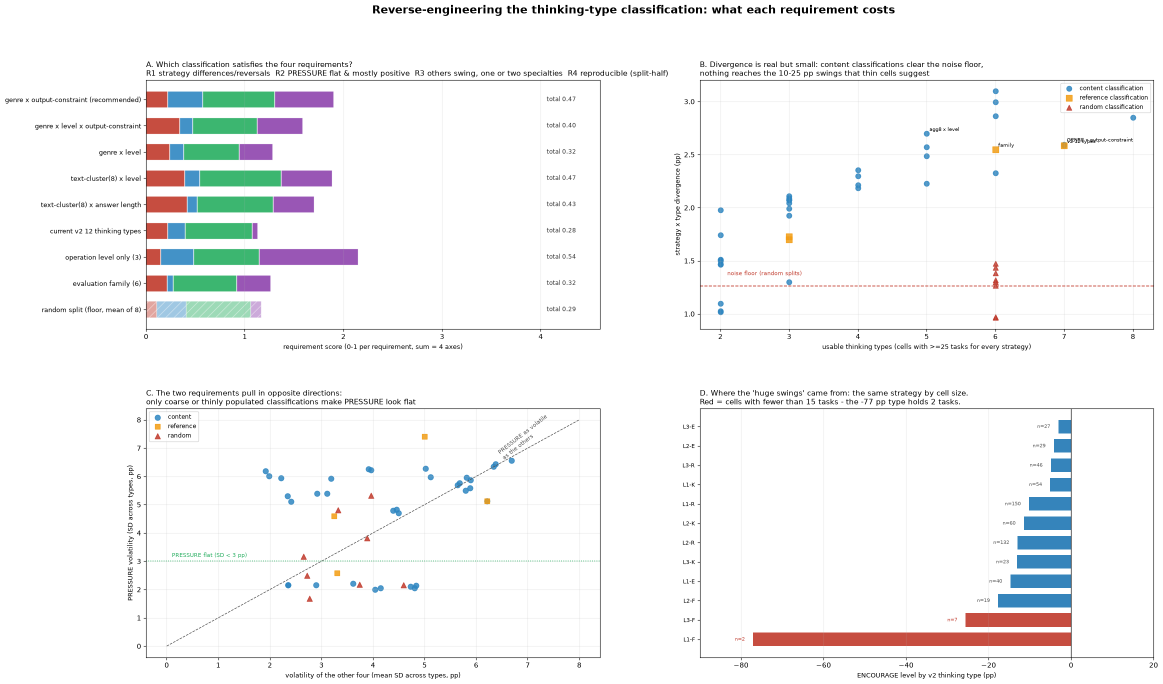
#> input picture thinking_type_scenarios/taxonomy_search/figs/figA_spec.png, 2326 x 1368 px, found by its file name (shown at 1/2 size)
$ python _ink2.py
#> lines starting #> are read from the running program, lines starting #| are printed output that depends on the picture
# -*- coding: utf-8 -*-
import sys

sys.stdout.reconfigure(encoding="utf-8")
import numpy as np                                              # noqa: E402
from PIL import Image                                           # noqa: E402

D = r"C:\Users\kl001\.nanobot\DOA\thinking_type_scenarios\taxonomy_search\figs"
for f in ["figA_spec.png", "figB_taxonomy.png"]:
    im = Image.open(D + "\\" + f).convert("L")
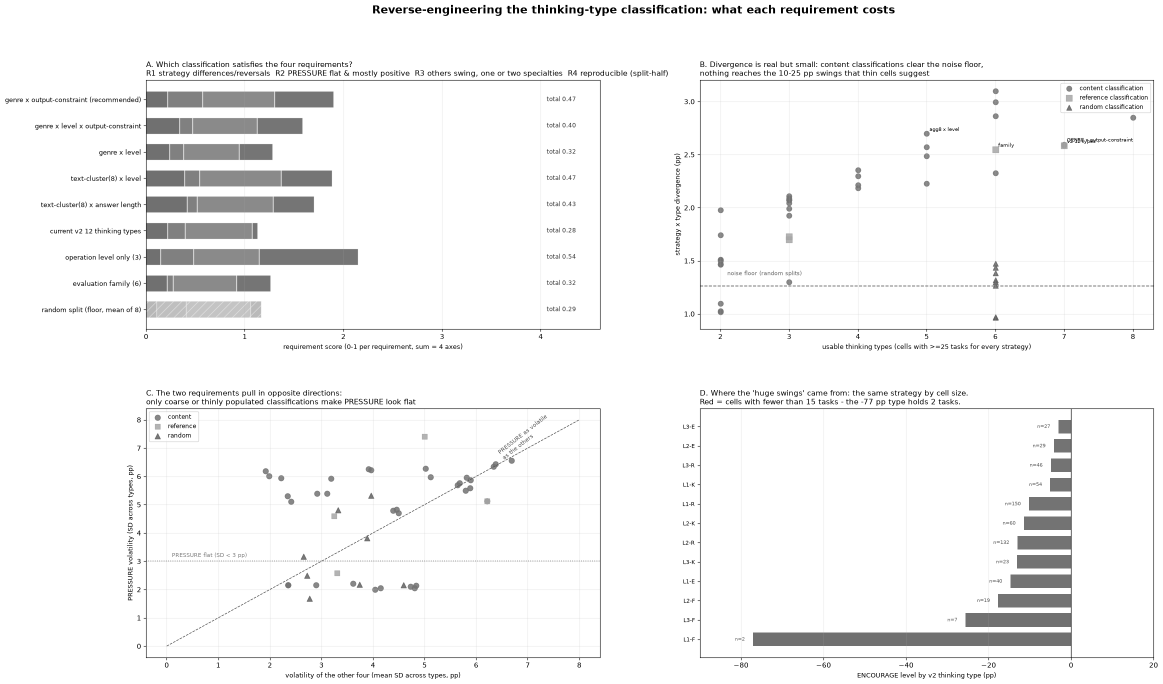
#> im: PIL image 2326x1368 L (shown at 1/2 size); min 0, max 255, mean 245.3
    a = np.asarray(im)
    h, w = a.shape
#> h = 1368; w = 2326
    print("%-18s %s ink=%.3f cols=%s" % (f, im.size, (a < 235).mean(),
                                         [round((a[:, i * w // 6:(i + 1) * w // 6] < 235).mean() * 100)
                                          for i in range(6)]))
#| figA_spec.png      (2326, 1368) ink=0.068 cols=[8, 14, 3, 3, 5, 8]
#> pass 2 of the loop `for f in ["figA_spec.png", "figB_taxonomy.png"]:`:
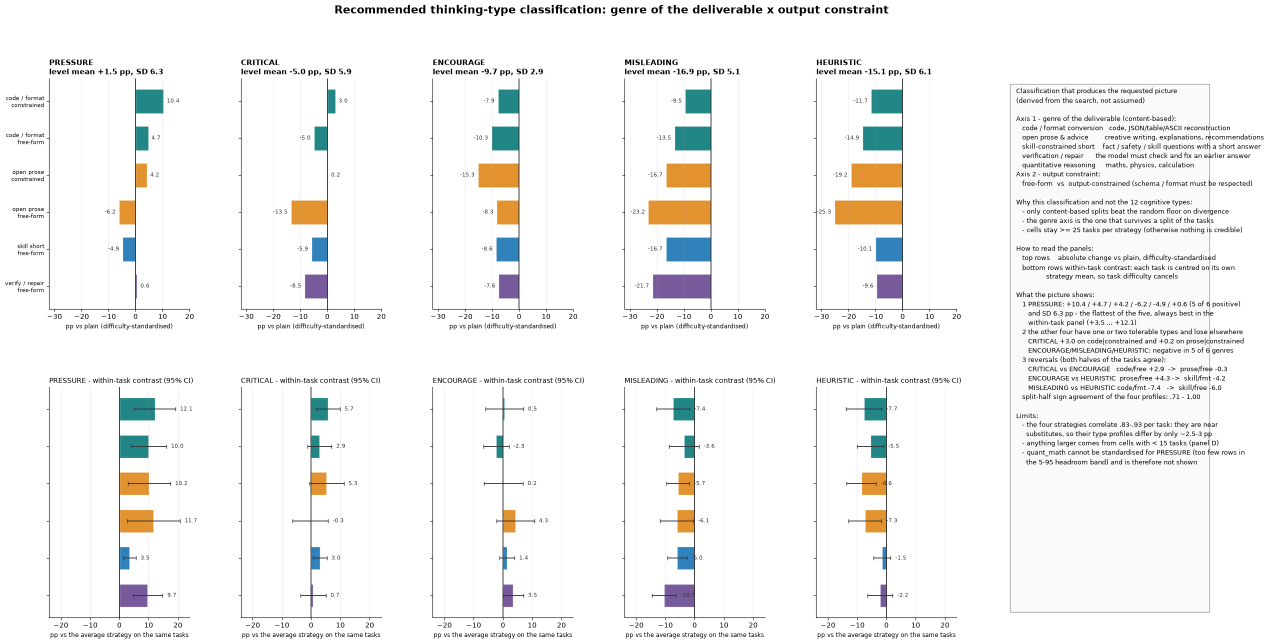
#> input picture thinking_type_scenarios/taxonomy_search/figs/figB_taxonomy.png, 2538 x 1287 px, found by its file name (shown at 1/2 size)
#> `im = Image.open(D + "\\" + f).convert("L")`:
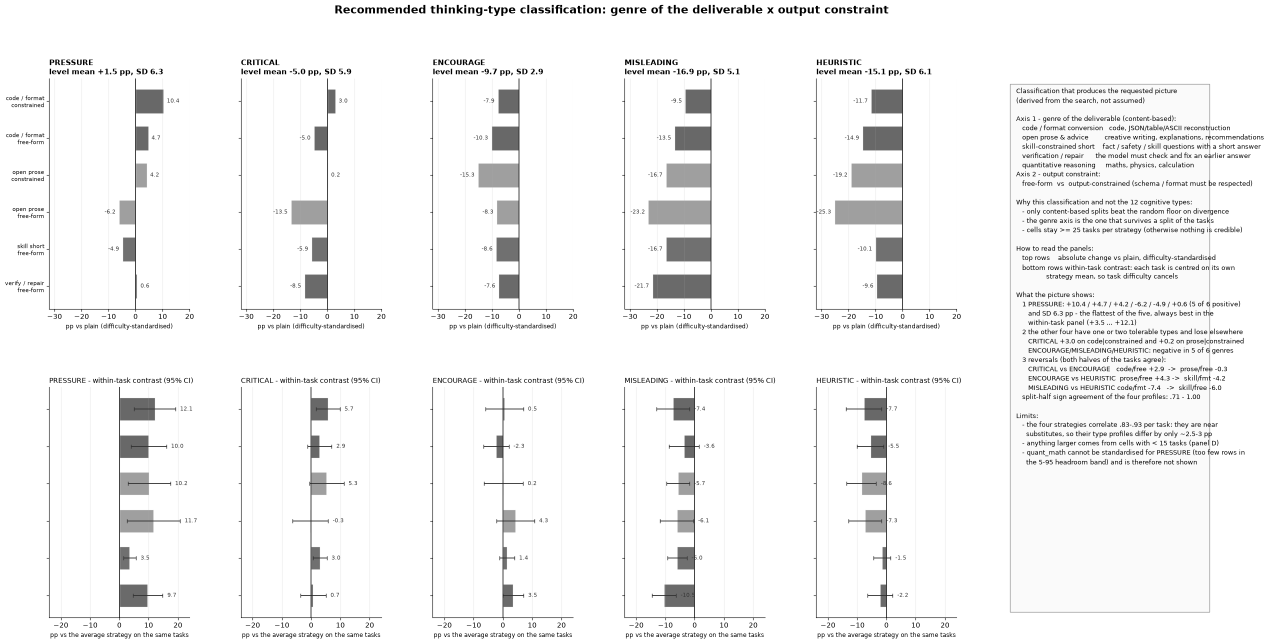
#> im: PIL image 2538x1287 L (shown at 1/2 size); min 0, max 255, mean 243.4
#| figB_taxonomy.png  (2538, 1287) ink=0.076 cols=[7, 5, 6, 10, 10, 9]
